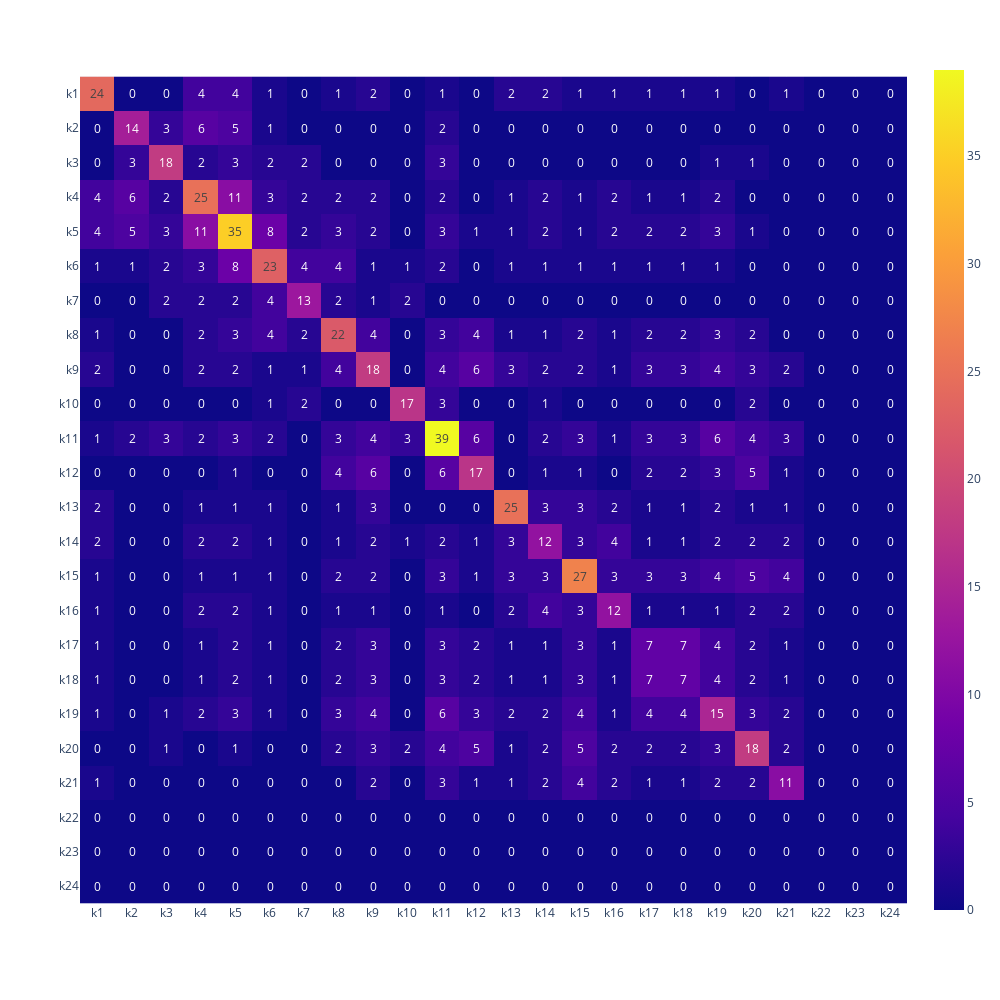

Notebook code for this chart:
### Markdown cell above
# Rolls

### Code cell
target_cols = ohe.columns[1::2]
rolls_cross_df = pd.DataFrame(columns=target_cols, index=target_cols)

combs = list(combinations(target_cols, 2))

for comb in combs:
    x,y = int(comb[0].replace('k', ''))-1, int(comb[1].replace('k', ''))-1
    rolls_cross_df.iloc[x,y] = ohe[(ohe[comb[0]] == 1) & (ohe[comb[1]] == 1)].shape[0]
    rolls_cross_df.iloc[y,x] = rolls_cross_df.iloc[x,y]

for col in target_cols:
    x = int(col.replace('k', ''))-1
    rolls_cross_df.iloc[x, x] = ohe[col].sum()

px.imshow(rolls_cross_df, text_auto=True, width=1000, height=1000)

### Figure 1 — Plotly figure (JSON) as saved in the notebook; plotly's stock layout.template omitted (floating-point values rounded to 4 significant figures; data arrays with more than 128 entries replaced by an {"elided": "..."} marker saying what was removed)
{"data": [{"coloraxis": "coloraxis", "hovertemplate": "x: %{x}<br>y: %{y}<br>color: %{z}<extra></extra>", "name": "0", "texttemplate": "%{z}", "type": "heatmap", "x": ["k1", "k2", "k3", "k4", "k5", "k6", "k7", "k8", "k9", "k10", "k11", "k12", "k13", "k14", "k15", "k16", "k17", "k18", "k19", "k20", "k21", "k22", "k23", "k24"], "xaxis": "x", "y": ["k1", "k2", "k3", "k4", "k5", "k6", "k7", "k8", "k9", "k10", "k11", "k12", "k13", "k14", "k15", "k16", "k17", "k18", "k19", "k20", "k21", "k22", "k23", "k24"], "yaxis": "y", "z": {"elided": "24x24 int values"}}], "layout": {"coloraxis": {"colorscale": [[0, "#0d0887"], [0.1111, "#46039f"], [0.2222, "#7201a8"], [0.3333, "#9c179e"], [0.4444, "#bd3786"], [0.5556, "#d8576b"], [0.6667, "#ed7953"], [0.7778, "#fb9f3a"], [0.8889, "#fdca26"], [1, "#f0f921"]]}, "height": 1000, "margin": {"t": 60}, "width": 1000, "xaxis": {"anchor": "y", "constrain": "domain", "domain": [0, 1], "scaleanchor": "y"}, "yaxis": {"anchor": "x", "autorange": "reversed", "constrain": "domain", "domain": [0, 1]}}}
